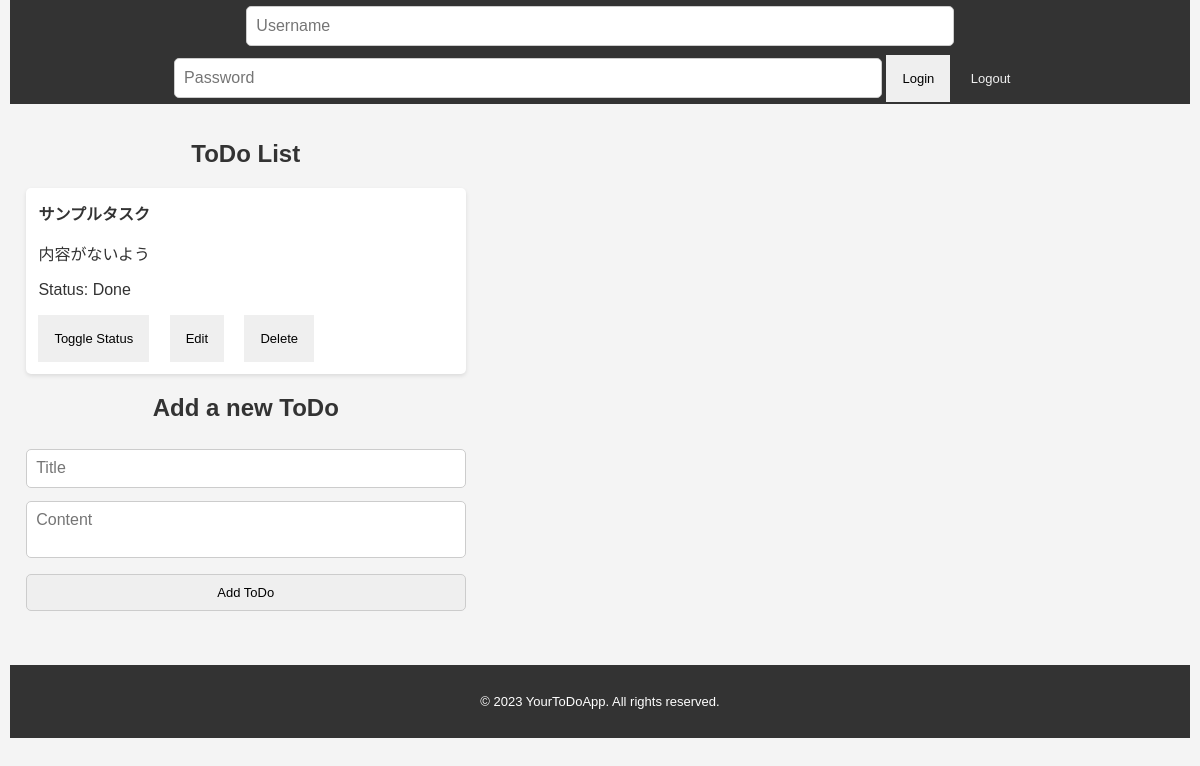
/todos_jinja, run on an earlier commit of the app's database.
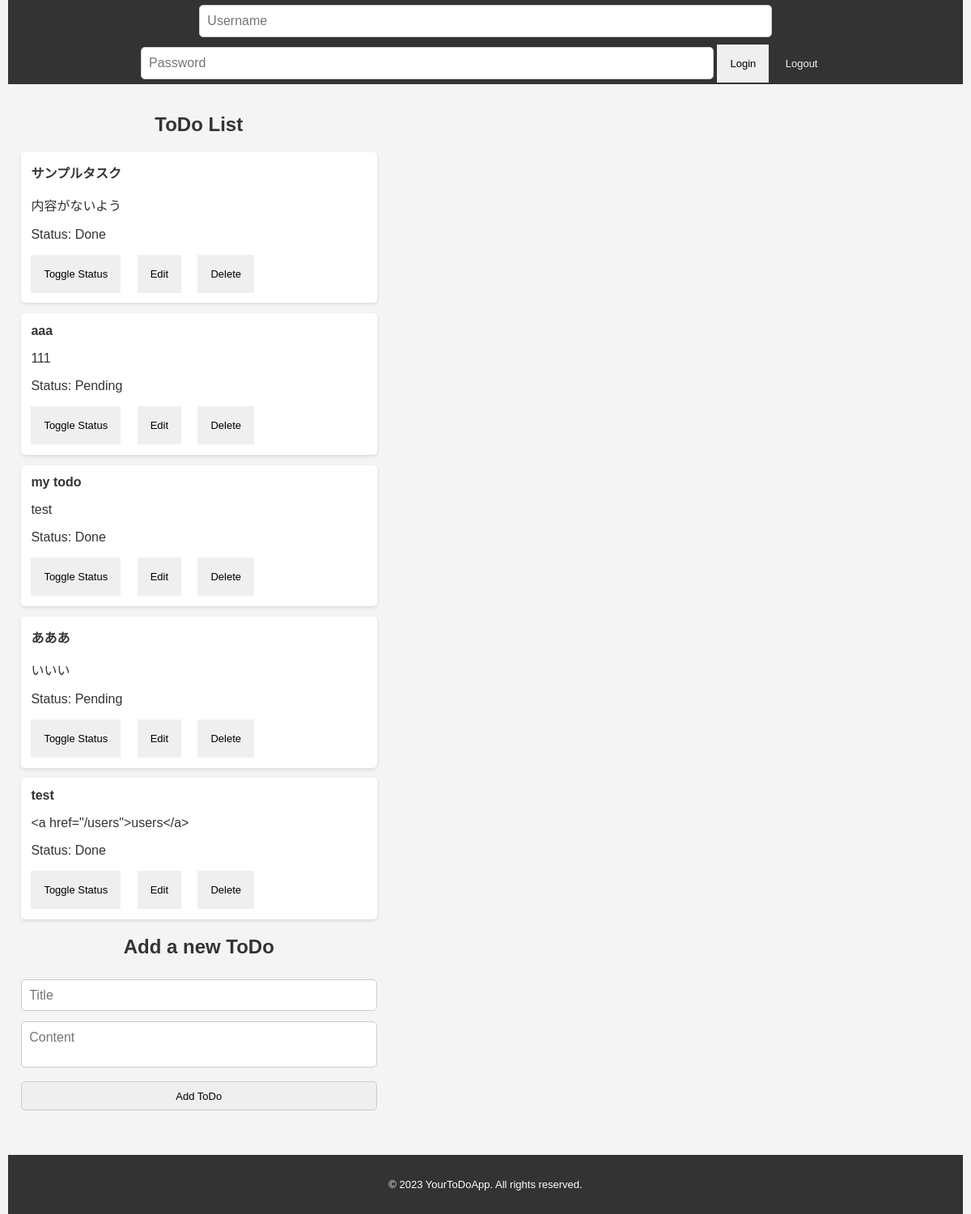
And on a later commit of the database.
### models/todos.py (models this page shows)
class TodoBase(SQLModel):
    title: str
    content: Optional[str] = Field(default=None)
    is_done: bool = Field(default=False) #is_done: bool = Noneにすると、patchでも空のリクエストがあるたびにboolの値をFalseにしようとする。Fieldを使うと最初だけFalseにしようとする。

class Todo(TodoBase, table=True):
    id: Optional[int] = Field(default=None, primary_key=True)
    users: List["users.User"] = Relationship(back_populates="todos", link_model=link_table.UserTodoLink)

### routers/todos.py (the view)
@router.get("/todos_jinja", response_class=HTMLResponse, tags=["html"], response_model=list[TodoRead])
def display_todos(session: Annotated[Session, Depends(get_session)], commons: Annotated[CommonQueryParams, Depends()], request: Request):
    todos = session.exec(select(Todo).offset(commons.offset).limit(commons.limit)).all() # Todo here must be a database model i.e. table: not TodoRead model
    context = {
        "request": request,
        "todos": todos,
    }
    return templates.TemplateResponse("todos_jinja.html", context) # this context includes todo.id even if it is not loaded in the html

### templates/todos_jinja.html (shortened to what this page needs)
<!DOCTYPE html>
<html lang="ja">
<head>
    <link rel="stylesheet" href="/static/css/base.css">
    <link rel="stylesheet" href="/static/css/todos.css">
</head>
<body>
    <div id="app">
        <header>
            <section id="login-form-section">
                <form id="login-form" class="" action="/token" method="post">
                    <input type="text" name="username" placeholder="Username">
                    <input type="password" name="password" placeholder="Password">
                    <button type="submit">Login</button>
                    <button type="button" id="logout-btn">Logout</button>
                </form>
            </section>
        </header>
        <main>
            <section id="todo-list-section">
                <h1>ToDo List</h1>
                <ul id="todo-list">
                    {% for todo in todos %}
                    <li>
                        <strong>{{ todo.title }}</strong>
                        {% if todo.content %}
                        <p>{{ todo.content }}</p>
                        {% endif %}
                        {% if todo.is_done %}
                        <p>Status: Done</p>
                        {% else %}
                        <p>Status: Pending</p>
                        {% endif %}
                        <section class="todo-action-section">
                            <button class="toggle-status-btn" data-todo-id="{{ todo.id }}" data-is-done="{{ todo.is_done }}">Toggle Status</button>
                            <button class="edit-btn" data-todo-id="{{ todo.id }}">Edit</button>
                            <button class="delete-btn" data-todo-id="{{ todo.id }}">Delete</button>
                        </section>
                    </li>
                    {% endfor %}
                </ul>
            </section>
            <section id="add-todo-form-section">
            <h2>Add a new ToDo</h2>
            <form id="add-todo-form" action="/todos" method="post">
                <input type="text" id="title" name="title" placeholder="Title" required>
                <textarea id="content" name="content" placeholder="Content" oninput="autoResize(this)"></textarea>
                <button type="submit">Add ToDo</button>
            </form>
            </section>
        </main>
        <footer>
            <p>&copy; 2023 YourToDoApp. All rights reserved.</p>
        </footer>
    </div>
</body>
</html>

### static/css/base.css (style rules this page uses)
:root { --text-color: #333333; --bg-color: #f0f0f0; --bg-color-accent: #f4f4f4; --border-form: 1px solid #bfbfbf; --box-shadow: 0 2px 4px darkgray; }
html, body { height: 100%; margin: 0; padding: 0; box-sizing: border-box; }
body { font-family: sans-serif; font-size: medium; overflow-y: scroll; color: var(--text-color); background-color: var(--bg-color); display: flex; flex-direction: column; justify-content: flex-start; }
main { padding: 1rem; background-color: var(--bg-color); flex: 1; box-sizing: border-box; }
header { background-color: #333333; color: #cccccc; text-align: center; }
footer { padding-top: 1rem; padding-bottom: 1rem; margin-top: 2rem; background-color: #333333; color: #f0f0f0; text-align: center; font-size: small; }
h1, h2, h3, h4, h5, h6 { color: var(--text-color); }
button { outline: none; -webkit-appearance: none; -moz-appearance: none; appearance: none; box-sizing: border-box; cursor: pointer; touch-action: manipulation; font-size: medium; border: none; padding: 1rem; }
ul { list-style: none; padding: 0; margin: 0; box-sizing: border-box; }
input, textarea { color: var(--text-color); background-color: var(--bg-color-accent); border: var(--border-form); border-radius: 3px; box-sizing: border-box; padding: 1rem; font-size: medium; margin: 0.5rem 0; }
textarea { resize: none; font-family: inherit; }
#user-btn, #menu-btn, #logout-btn { border: none; background-color: #333333; color: #f0f0f0; padding: 1rem 1rem; font-size: small; }

### static/css/todos.css (style rules this page uses)
:root { --text-color: #333; --bg-color: #f4f4f4; --bg-color-accent: #fff; --border-form: 1px solid #ccc; --btn-green: #45a049; --btn-green-hover: #4CAF50; --box-shadow: 0 2px 4px rgba(0, 0, 0, 0.1); }
h1, h2 { color: var(--text-color); text-align: center; }
ul { list-style: none; padding: 0; margin: 0; }
input, textarea { font-size: medium; color: var(--text-color); background-color: var(--bg-color-accent); border: var(--border-form); border-radius: 5px; box-sizing: border-box; }
textarea { resize: none; font-family: inherit; }
button { font-size: small; cursor: pointer; }
body { font-family: sans-serif; font-size: medium; overflow-y: scroll; color: var(--text-color); background-color: var(--bg-color); padding: 0; margin: 0; width: 100%; }
#app { align-items: center; padding: 0 0.6rem; }
header { position: relative; }
main { width: 100%; }
footer { padding: 1rem 0; margin-top: 2rem; width: 100%; background-color: #333; color: white; text-align: center; }
#todo-list > li { padding: 0.8rem; margin-bottom: 0.8rem; border-radius: 5px; box-shadow: var(--box-shadow); background-color: var(--bg-color-accent); }
#add-todo-form > input, #add-todo-form > textarea { padding: 0.6rem; margin: 0.4rem 0; width: 100%; }
#add-todo-form > button { padding: 0.6rem; margin: 0.4rem 0; border: var(--border-form); border-radius: 5px; width: 100%; }
.todo-action-section button { margin-right: 1rem; }
#login-form { align-items: center; }
#login-form > input { padding: 0.6rem; margin: 0.4rem 0; width: 60%; }
@media (min-width: 1080px) { main { width: 40%; } }

What changed in the data, as far as the page shows it:
added Todo: title "aaa", content "111", is_done "Status: Pending"
added Todo: title "my todo", content "test", is_done "Status: Done"
added Todo: title "あああ", content "いいい", is_done "Status: Pending"
added Todo: title "test", content "<a href=\"/users\">users</a>", is_done "Status: Done"
